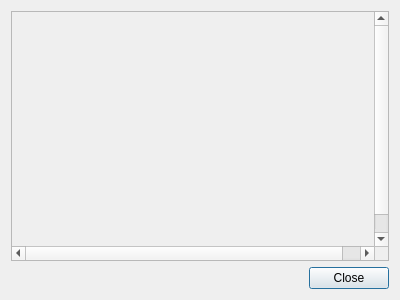
<?xml version="1.0" encoding="UTF-8"?>
<ui version="4.0">
 <class>WebDownloaderDialog</class>
 <widget class="QDialog" name="WebDownloaderDialog">
  <property name="geometry">
   <rect>
    <x>0</x>
    <y>0</y>
    <width>400</width>
    <height>300</height>
   </rect>
  </property>
  <property name="windowTitle">
   <string>Downloads</string>
  </property>
  <layout class="QGridLayout" name="gridLayout">
   <item row="1" column="0">
    <widget class="QDialogButtonBox" name="buttonBox">
     <property name="orientation">
      <enum>Qt::Horizontal</enum>
     </property>
     <property name="standardButtons">
      <set>QDialogButtonBox::Close</set>
     </property>
    </widget>
   </item>
   <item row="0" column="0">
    <widget class="QScrollArea" name="scrollArea">
     <widget class="QWidget" name="scrollAreaWidgetContents">
      <property name="geometry">
       <rect>
        <x>0</x>
        <y>0</y>
        <width>382</width>
        <height>256</height>
       </rect>
      </property>
     </widget>
    </widget>
   </item>
  </layout>
 </widget>
 <resources/>
 <connections>
  <connection>
   <sender>buttonBox</sender>
   <signal>accepted()</signal>
   <receiver>WebDownloaderDialog</receiver>
   <slot>accept()</slot>
   <hints>
    <hint type="sourcelabel">
     <x>248</x>
     <y>254</y>
    </hint>
    <hint type="destinationlabel">
     <x>157</x>
     <y>274</y>
    </hint>
   </hints>
  </connection>
  <connection>
   <sender>buttonBox</sender>
   <signal>rejected()</signal>
   <receiver>WebDownloaderDialog</receiver>
   <slot>reject()</slot>
   <hints>
    <hint type="sourcelabel">
     <x>316</x>
     <y>260</y>
    </hint>
    <hint type="destinationlabel">
     <x>286</x>
     <y>274</y>
    </hint>
   </hints>
  </connection>
 </connections>
</ui>
